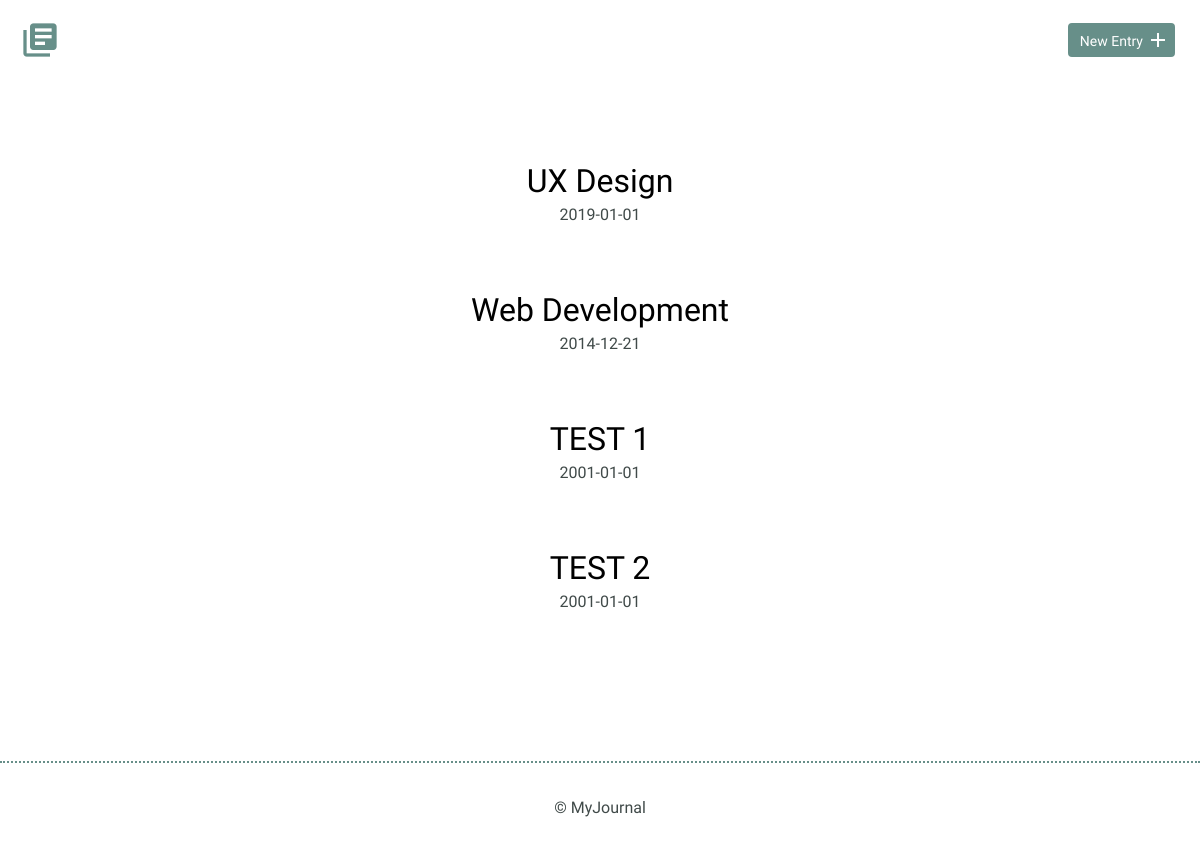
Before: / with the older database file.
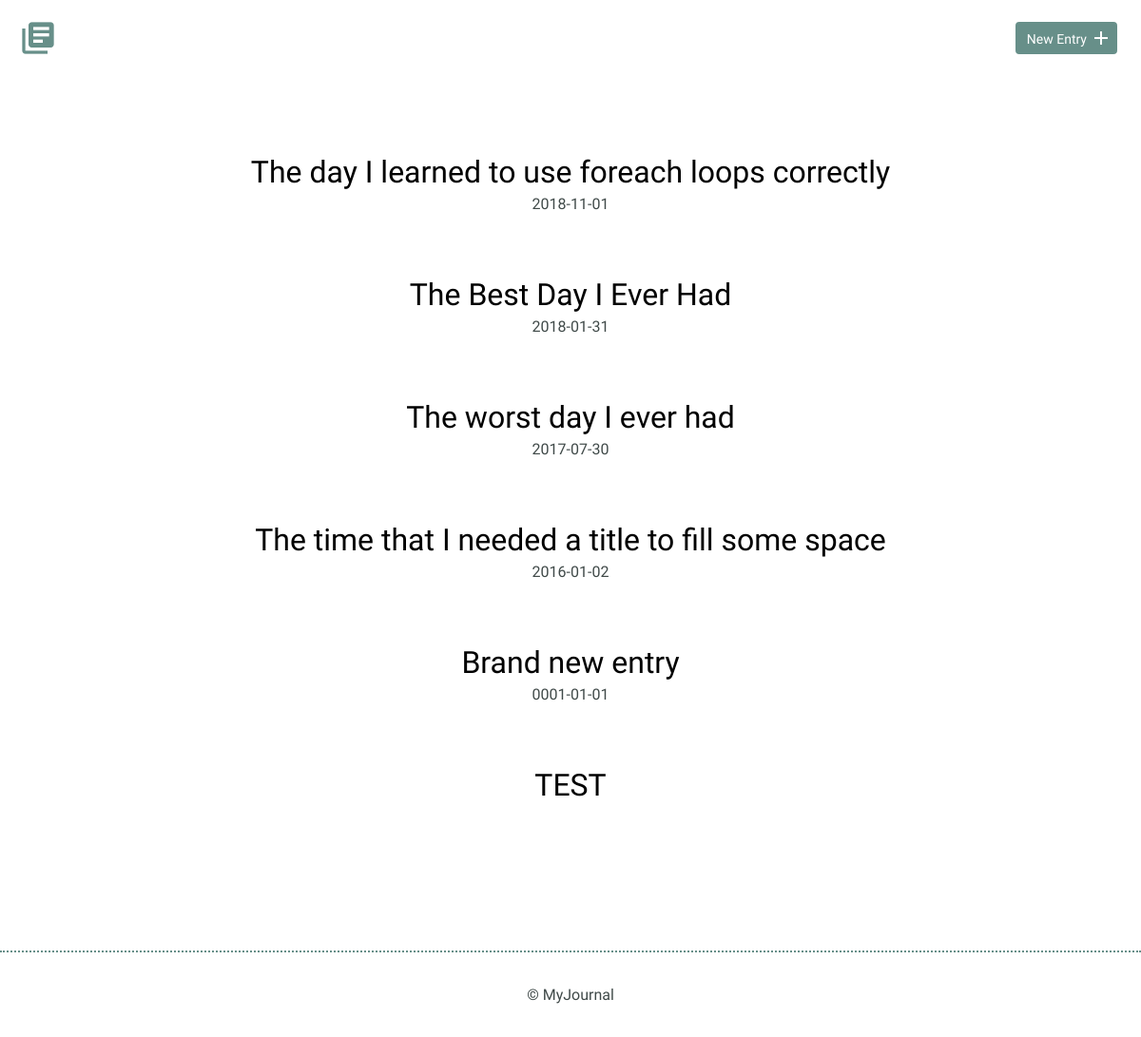
After: the same page with the newer database file.
### tables this page shows
CREATE TABLE "entries" (
	`id`	INTEGER,
	`title`	TEXT,
	`date`	TEXT,
	`time_spent`	INTEGER,
	`learned`	BLOB,
	`resources`	BLOB,
	PRIMARY KEY(`id`)
);

### index.php (the view)
<?php
include("inc/connection.php");
try {
    $results = $db->query('SELECT * FROM entries ORDER BY date DESC');
} catch(Exception $e) {
    echo $e->getMessage();
    die();
}
$journalEntries = $results->fetchAll(PDO::FETCH_ASSOC);
include("inc/header.php");
?>
<section>
    <div class="container">
        <div class="entry-list">
              <?php
                foreach($journalEntries as $journalEntry) {
                     echo '<article><h2><a href="detail.php?id='.$journalEntry['id'].'">' .
                     $journalEntry['title'] . '</a></h2>' .
                      '<time datetime="01-31-2018">' .
                      $journalEntry['date'] . '</time></article>';
                       }
                ?>
        </div>
    </div>
</section>
<?php include("inc/footer.php"); ?>

### inc/header.php (shortened to what this page needs)
<html>
    <head>
        <link rel="stylesheet" href="css/normalize.css">
        <link rel="stylesheet" href="css/site.css">
    </head>
    <body>
        <header>
            <div class="container">
                <div class="site-header">
                    <a class="logo" href="index.php"><i class="material-icons">library_books</i></a>
                    <a class="button icon-right" href="new.php"><span>New Entry</span> <i class="material-icons">add</i></a>
                </div>
            </div>
        </header>

### inc/footer.php
<footer>
    <div>
        &copy; MyJournal
    </div>
</footer>
</body>
</html>

### css/site.css (style rules this page uses)
body { font-size: 16px; color: #404a49; font-family: 'Cousine', serif; font-weight: 400; }
.container { margin: 0 auto; padding: 0 25px; }
header .site-header { margin: 0 auto; height: 95px; }
header .logo i { color: #678f89; margin: 20px 0 0 -5px; float: left; font-size: 40px; }
header .button { float: right; margin: 33px 0 0 0; }
footer { text-align: center; padding: 35px 0; border-top: 2px dotted #678f89; }
.button { padding: 8px 10px 6px 10px; background: #678f89; border: 2px solid #678f89; border-radius: 4px; text-decoration: none; color: #FFF; position: relative; text-align: center; font-size: 14px; }
.button.icon-right { padding-right: 30px; top: -10px; }
.button.icon-right i { position: absolute; top: 3px; right: 3px; }
h1, h2, h3 { margin: 0; font-weight: 400; line-height: 1em; color: #000; }
h2 { font-size: 32px; }
h2 a { text-decoration: none; color: #000; }
.entry-list, .edit-entry, .new-entry { max-width: 800px; margin: 0 auto; padding: 70px 0 150px 0; }
.entry-list article { margin-bottom: 70px; text-align: center; }
.entry-list article:last-child { margin-bottom: 0; }
.entry-list article h2 { margin-bottom: 8px; }

Changed rows visible on the page:
removed entries: title "TEST 1", date "2001-01-01"
removed entries: title "TEST 2", date "2001-01-01"
changed entries: title "Web Development" → "The day I learned to use foreach loops correctly"; date "2014-12-21" → "2018-11-01"; moves up the list
changed entries: title "UX Design" → "The Best Day I Ever Had"; date "2019-01-01" → "2018-01-31"
added entries: title "The worst day I ever had", date "2017-07-30"
added entries: title "The time that I needed a title to fill some space", date "2016-01-02"
added entries: title "Brand new entry", date "0001-01-01"
added entries: title "TEST"
